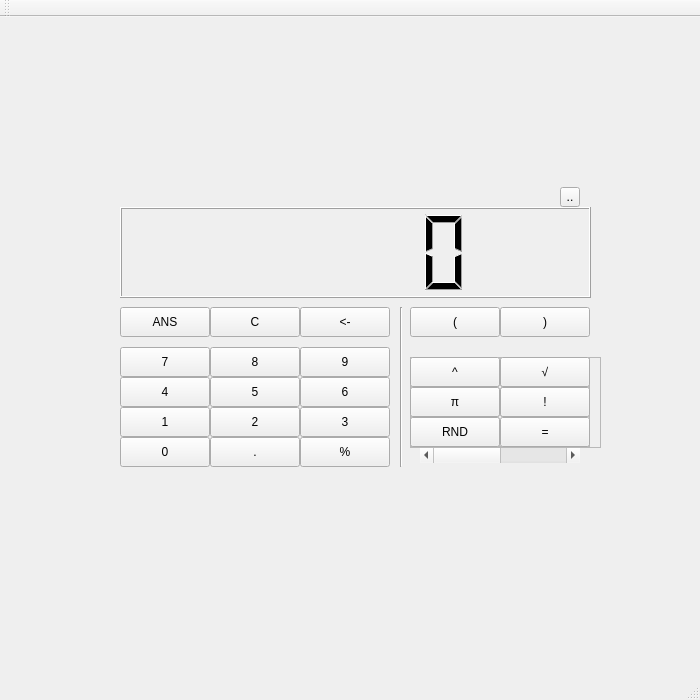
<?xml version="1.0" encoding="UTF-8"?>
<ui version="4.0">
 <class>MainWindow</class>
 <widget class="QMainWindow" name="MainWindow">
  <property name="geometry">
   <rect>
    <x>0</x>
    <y>0</y>
    <width>700</width>
    <height>700</height>
   </rect>
  </property>
  <property name="windowTitle">
   <string>MainWindow</string>
  </property>
  <widget class="QWidget" name="centralWidget">
   <widget class="Line" name="line">
    <property name="geometry">
     <rect>
      <x>400</x>
      <y>290</y>
      <width>3</width>
      <height>160</height>
     </rect>
    </property>
    <property name="orientation">
     <enum>Qt::Vertical</enum>
    </property>
   </widget>
   <widget class="QPushButton" name="buttonNine">
    <property name="geometry">
     <rect>
      <x>300</x>
      <y>330</y>
      <width>90</width>
      <height>30</height>
     </rect>
    </property>
    <property name="text">
     <string>9</string>
    </property>
   </widget>
   <widget class="QPushButton" name="buttonEigth">
    <property name="geometry">
     <rect>
      <x>210</x>
      <y>330</y>
      <width>90</width>
      <height>30</height>
     </rect>
    </property>
    <property name="text">
     <string>8</string>
    </property>
   </widget>
   <widget class="QPushButton" name="buttonSeven">
    <property name="geometry">
     <rect>
      <x>120</x>
      <y>330</y>
      <width>90</width>
      <height>30</height>
     </rect>
    </property>
    <property name="text">
     <string>7</string>
    </property>
   </widget>
   <widget class="QPushButton" name="buttonLeftBar">
    <property name="geometry">
     <rect>
      <x>410</x>
      <y>290</y>
      <width>90</width>
      <height>30</height>
     </rect>
    </property>
    <property name="text">
     <string>(</string>
    </property>
   </widget>
   <widget class="QPushButton" name="buttonFour">
    <property name="geometry">
     <rect>
      <x>120</x>
      <y>360</y>
      <width>90</width>
      <height>30</height>
     </rect>
    </property>
    <property name="text">
     <string>4</string>
    </property>
   </widget>
   <widget class="QPushButton" name="buttonFive">
    <property name="geometry">
     <rect>
      <x>210</x>
      <y>360</y>
      <width>90</width>
      <height>30</height>
     </rect>
    </property>
    <property name="text">
     <string>5</string>
    </property>
   </widget>
   <widget class="QPushButton" name="buttonOne">
    <property name="geometry">
     <rect>
      <x>120</x>
      <y>390</y>
      <width>90</width>
      <height>30</height>
     </rect>
    </property>
    <property name="text">
     <string>1</string>
    </property>
   </widget>
   <widget class="QPushButton" name="buttonTwo">
    <property name="geometry">
     <rect>
      <x>210</x>
      <y>390</y>
      <width>90</width>
      <height>30</height>
     </rect>
    </property>
    <property name="text">
     <string>2</string>
    </property>
   </widget>
   <widget class="QPushButton" name="buttonThree">
    <property name="geometry">
     <rect>
      <x>300</x>
      <y>390</y>
      <width>90</width>
      <height>30</height>
     </rect>
    </property>
    <property name="text">
     <string>3</string>
    </property>
   </widget>
   <widget class="QPushButton" name="buttonSix">
    <property name="geometry">
     <rect>
      <x>300</x>
      <y>360</y>
      <width>90</width>
      <height>30</height>
     </rect>
    </property>
    <property name="text">
     <string>6</string>
    </property>
   </widget>
   <widget class="QPushButton" name="buttonANS">
    <property name="geometry">
     <rect>
      <x>120</x>
      <y>290</y>
      <width>90</width>
      <height>30</height>
     </rect>
    </property>
    <property name="text">
     <string>ANS</string>
    </property>
   </widget>
   <widget class="QPushButton" name="buttonUndo">
    <property name="geometry">
     <rect>
      <x>300</x>
      <y>290</y>
      <width>90</width>
      <height>30</height>
     </rect>
    </property>
    <property name="text">
     <string>&lt;-</string>
    </property>
   </widget>
   <widget class="QPushButton" name="buttonDot">
    <property name="geometry">
     <rect>
      <x>210</x>
      <y>420</y>
      <width>90</width>
      <height>30</height>
     </rect>
    </property>
    <property name="text">
     <string>.</string>
    </property>
   </widget>
   <widget class="QPushButton" name="buttonReset">
    <property name="geometry">
     <rect>
      <x>210</x>
      <y>290</y>
      <width>90</width>
      <height>30</height>
     </rect>
    </property>
    <property name="text">
     <string>C</string>
    </property>
   </widget>
   <widget class="QLCDNumber" name="lcdNumber">
    <property name="geometry">
     <rect>
      <x>120</x>
      <y>190</y>
      <width>471</width>
      <height>91</height>
     </rect>
    </property>
   </widget>
   <widget class="QToolButton" name="buttonSettings">
    <property name="geometry">
     <rect>
      <x>560</x>
      <y>170</y>
      <width>20</width>
      <height>20</height>
     </rect>
    </property>
    <property name="text">
     <string>..</string>
    </property>
   </widget>
   <widget class="QPushButton" name="buttonPercentage">
    <property name="geometry">
     <rect>
      <x>300</x>
      <y>420</y>
      <width>90</width>
      <height>30</height>
     </rect>
    </property>
    <property name="text">
     <string>%</string>
    </property>
   </widget>
   <widget class="QPushButton" name="buttonRightBar">
    <property name="geometry">
     <rect>
      <x>500</x>
      <y>290</y>
      <width>90</width>
      <height>30</height>
     </rect>
    </property>
    <property name="text">
     <string>)</string>
    </property>
   </widget>
   <widget class="QPushButton" name="buttonZero">
    <property name="geometry">
     <rect>
      <x>120</x>
      <y>420</y>
      <width>90</width>
      <height>30</height>
     </rect>
    </property>
    <property name="text">
     <string>0</string>
    </property>
   </widget>
   <widget class="QScrollBar" name="horizontalScrollBar">
    <property name="geometry">
     <rect>
      <x>420</x>
      <y>430</y>
      <width>160</width>
      <height>16</height>
     </rect>
    </property>
    <property name="maximum">
     <number>1</number>
    </property>
    <property name="pageStep">
     <number>1</number>
    </property>
    <property name="value">
     <number>0</number>
    </property>
    <property name="sliderPosition">
     <number>0</number>
    </property>
    <property name="orientation">
     <enum>Qt::Horizontal</enum>
    </property>
    <property name="invertedAppearance">
     <bool>false</bool>
    </property>
   </widget>
   <widget class="QFrame" name="frameMain">
    <property name="geometry">
     <rect>
      <x>410</x>
      <y>340</y>
      <width>180</width>
      <height>90</height>
     </rect>
    </property>
    <property name="frameShape">
     <enum>QFrame::StyledPanel</enum>
    </property>
    <property name="frameShadow">
     <enum>QFrame::Raised</enum>
    </property>
    <widget class="QPushButton" name="buttonDivision">
     <property name="geometry">
      <rect>
       <x>0</x>
       <y>0</y>
       <width>90</width>
       <height>30</height>
      </rect>
     </property>
     <property name="text">
      <string>/</string>
     </property>
    </widget>
    <widget class="QPushButton" name="buttonMultiply">
     <property name="geometry">
      <rect>
       <x>0</x>
       <y>30</y>
       <width>90</width>
       <height>30</height>
      </rect>
     </property>
     <property name="text">
      <string>*</string>
     </property>
    </widget>
    <widget class="QPushButton" name="buttonNEVIM">
     <property name="geometry">
      <rect>
       <x>0</x>
       <y>60</y>
       <width>90</width>
       <height>30</height>
      </rect>
     </property>
     <property name="text">
      <string>?</string>
     </property>
    </widget>
    <widget class="QPushButton" name="buttonMinus">
     <property name="geometry">
      <rect>
       <x>90</x>
       <y>0</y>
       <width>90</width>
       <height>30</height>
      </rect>
     </property>
     <property name="text">
      <string>-</string>
     </property>
    </widget>
    <widget class="QPushButton" name="buttonPlus">
     <property name="geometry">
      <rect>
       <x>90</x>
       <y>30</y>
       <width>90</width>
       <height>30</height>
      </rect>
     </property>
     <property name="text">
      <string>+</string>
     </property>
    </widget>
   </widget>
   <widget class="QFrame" name="frameSecond">
    <property name="geometry">
     <rect>
      <x>410</x>
      <y>340</y>
      <width>191</width>
      <height>91</height>
     </rect>
    </property>
    <property name="frameShape">
     <enum>QFrame::StyledPanel</enum>
    </property>
    <property name="frameShadow">
     <enum>QFrame::Raised</enum>
    </property>
    <widget class="QPushButton" name="buttonIndex">
     <property name="geometry">
      <rect>
       <x>0</x>
       <y>0</y>
       <width>90</width>
       <height>30</height>
      </rect>
     </property>
     <property name="text">
      <string>^</string>
     </property>
    </widget>
    <widget class="QPushButton" name="buttonPI">
     <property name="geometry">
      <rect>
       <x>0</x>
       <y>30</y>
       <width>90</width>
       <height>30</height>
      </rect>
     </property>
     <property name="text">
      <string>π</string>
     </property>
    </widget>
    <widget class="QPushButton" name="buttonRound">
     <property name="geometry">
      <rect>
       <x>0</x>
       <y>60</y>
       <width>90</width>
       <height>30</height>
      </rect>
     </property>
     <property name="text">
      <string>RND</string>
     </property>
    </widget>
    <widget class="QPushButton" name="buttonFactorial">
     <property name="geometry">
      <rect>
       <x>90</x>
       <y>30</y>
       <width>90</width>
       <height>30</height>
      </rect>
     </property>
     <property name="text">
      <string>!</string>
     </property>
    </widget>
    <widget class="QPushButton" name="buttonSquare">
     <property name="geometry">
      <rect>
       <x>90</x>
       <y>0</y>
       <width>90</width>
       <height>30</height>
      </rect>
     </property>
     <property name="text">
      <string>√</string>
     </property>
    </widget>
   </widget>
   <widget class="QPushButton" name="buttonEnter">
    <property name="geometry">
     <rect>
      <x>500</x>
      <y>400</y>
      <width>90</width>
      <height>30</height>
     </rect>
    </property>
    <property name="text">
     <string>=</string>
    </property>
   </widget>
  </widget>
  <widget class="QMenuBar" name="menuBar">
   <property name="geometry">
    <rect>
     <x>0</x>
     <y>0</y>
     <width>700</width>
     <height>26</height>
    </rect>
   </property>
  </widget>
  <widget class="QToolBar" name="mainToolBar">
   <attribute name="toolBarArea">
    <enum>TopToolBarArea</enum>
   </attribute>
   <attribute name="toolBarBreak">
    <bool>false</bool>
   </attribute>
  </widget>
  <widget class="QStatusBar" name="statusBar"/>
 </widget>
 <layoutdefault spacing="6" margin="11"/>
 <resources/>
 <connections/>
</ui>
